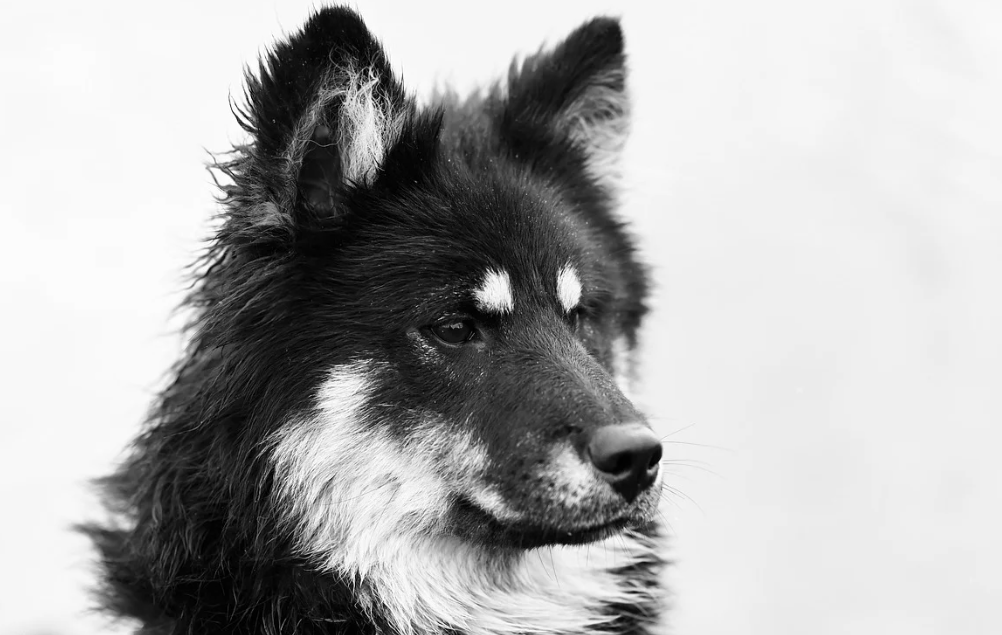
#> input picture Lee/python/doggy.png, 1002 x 635 px
$ python lin_arg_image.py
#> lines starting #> are read from the running program, lines starting #| are printed output that depends on the picture
import numpy as np
import cv2

# 이미지 파일을 불러옵니다
image_path = 'doggy.png'

# 흑백 이미지로 불러오기
gray_image = cv2.imread(image_path, cv2.IMREAD_GRAYSCALE)
#> gray_image: shape (635, 1002); min 0, max 255, mean 174.9

U, S, VT = np.linalg.svd(gray_image)
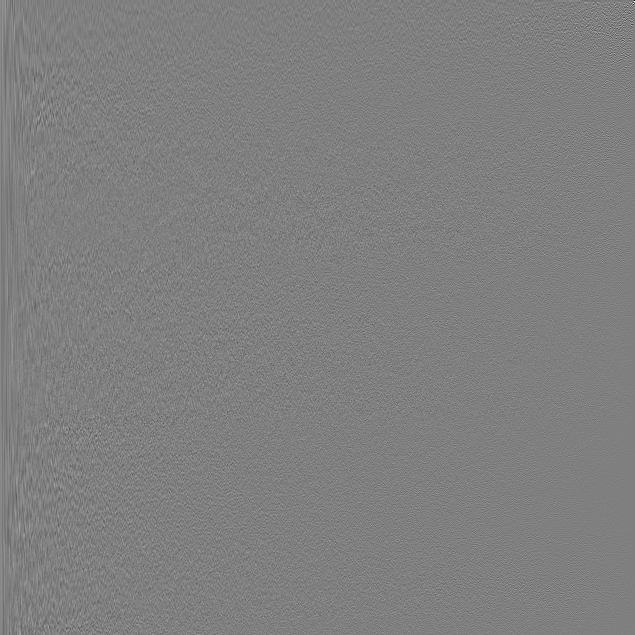
#> U: shape (635, 635) float64; min -0.679, max 0.675, mean 5.65e-05; drawn with min black and max white
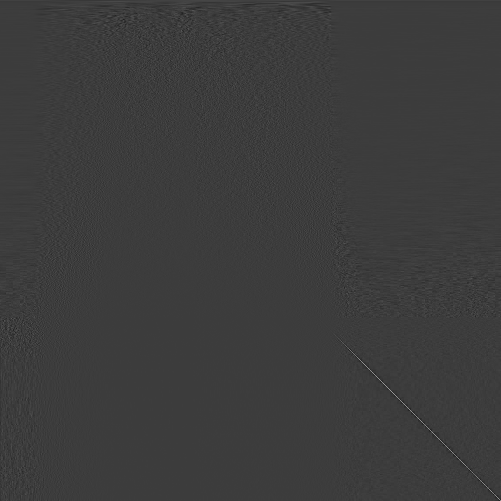
#> VT: shape (1002, 1002) float64 (shown at 1/2 size); min -0.292, max 0.936, mean 4.86e-05; drawn with min black and max white
#> S = 635 values, max 149589.4 at index 0, min 0.317 at index 634, mean 720.5

S = S[:50]
#> S = 50 values, max 149589.4 at index 0, min 1033.7 at index 49, mean 6777
VT1 = VT[:len(S), :len(VT[0])]
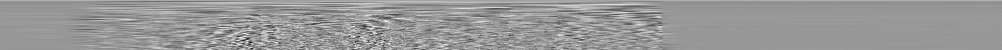
#> VT1: shape (50, 1002) float64; min -0.251, max 0.171, mean 0.000982; drawn with min black and max white
U1 = U[:len(U), :len(S)]
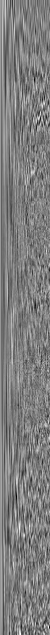
#> U1: shape (635, 50) float64; min -0.194, max 0.197, mean 0.000718; drawn with min black and max white
S1 = np.diag(S)
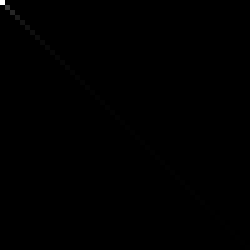
#> S1: shape (50, 50) float64 (shown 5 times larger); min 0, max 149589.4, mean 135.5; drawn with min black and max white

print(U1.shape, S.shape, VT1.shape)
#| (635, 50) (50,) (50, 1002)

# # 이미지 윈도우에 표시
# cv2.imshow('Gray Image', np.dot(U, np.dot(S1, VT1)))
# cv2.waitKey(0)  # 아무 키나 누르면 윈도우 닫기
# cv2.destroyAllWindows()


print(f'{gray_image.nbytes}, {U1.nbytes + S.nbytes + VT1.nbytes}')
#| 636270, 655200
print(f'{(U1.nbytes + S.nbytes + VT1.nbytes)/gray_image.nbytes: .2f} times bigger')
#|  1.03 times bigger

output_path = 'gray_image.png'
cv2.imwrite(output_path, gray_image.astype(np.uint8))
print(f'복원된 이미지를 {output_path}로 저장했습니다.')
